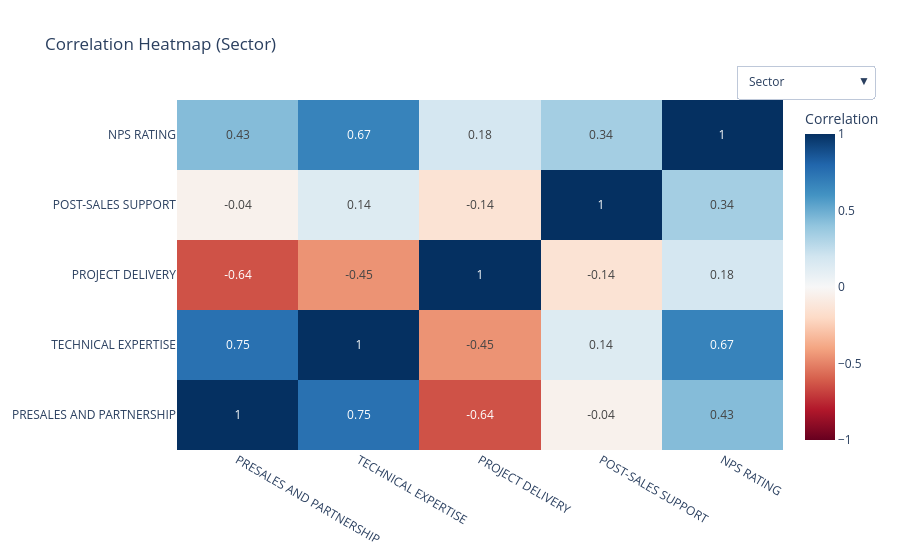

This figure's notebook cell:
### Code cell
import plotly.graph_objects as go

service_cols = [
    "PRESALES AND PARTNERSHIP",
    "TECHNICAL EXPERTISE",
    "PROJECT DELIVERY",
    "POST-SALES SUPPORT",
    "NPS RATING"
]
segmentations = {
    "Sector": "SECTOR",
    "Client Type": "TYPE",
    "Organisation Size": "STAFF STRENGTH",
    "Country": "COUNTRY"
}

corr_matrices = {}

for label, col in segmentations.items():

    grouped = (
        df_merged
        .groupby(col)[service_cols]
        .mean()
    )

    corr_matrices[label] = grouped.corr()

default = "Sector"

corr = corr_matrices[default]

fig = go.Figure()

fig.add_trace(

    go.Heatmap(

        z=corr.values,
        x=corr.columns,
        y=corr.columns,

        colorscale="RdBu",
        zmin=-1,
        zmax=1,

        text=round(corr,2).values,
        texttemplate="%{text}",

        colorbar=dict(title="Correlation")

    )

)
buttons = []

for label in corr_matrices:

    corr = corr_matrices[label]

    buttons.append(

        dict(

            label=label,

            method="update",

            args=[

                {
                    "z":[corr.values],
                    "text":[round(corr,2).values],
                    "x":[corr.columns],
                    "y":[corr.columns]
                },

                {
                    "title":f"Correlation Heatmap ({label})"
                }

            ]

        )

    )
fig.update_layout(

    title="Correlation Heatmap (Sector)",

    updatemenus=[

        dict(

            buttons=buttons,

            direction="down",

            x=1.15,

            y=1.1,

            showactive=True

        )

    ],

    template="plotly_white"

)

fig.show()

### Figure 1 — Plotly figure (JSON) as saved in the notebook; plotly's stock layout.template omitted (floating-point values rounded to 4 significant figures)
{"data": [{"colorbar": {"title": {"text": "Correlation"}}, "colorscale": [[0, "rgb(103,0,31)"], [0.1, "rgb(178,24,43)"], [0.2, "rgb(214,96,77)"], [0.3, "rgb(244,165,130)"], [0.4, "rgb(253,219,199)"], [0.5, "rgb(247,247,247)"], [0.6, "rgb(209,229,240)"], [0.7, "rgb(146,197,222)"], [0.8, "rgb(67,147,195)"], [0.9, "rgb(33,102,172)"], [1, "rgb(5,48,97)"]], "text": [[1, 0.75, -0.64, -0.04, 0.43], [0.75, 1, -0.45, 0.14, 0.67], [-0.64, -0.45, 1, -0.14, 0.18], [-0.04, 0.14, -0.14, 1, 0.34], [0.43, 0.67, 0.18, 0.34, 1]], "texttemplate": "%{text}", "type": "heatmap", "x": ["PRESALES AND PARTNERSHIP", "TECHNICAL EXPERTISE", "PROJECT DELIVERY", "POST-SALES SUPPORT", "NPS RATING"], "y": ["PRESALES AND PARTNERSHIP", "TECHNICAL EXPERTISE", "PROJECT DELIVERY", "POST-SALES SUPPORT", "NPS RATING"], "z": [[1, 0.753, -0.6377, -0.04499, 0.4341], [0.753, 1, -0.4514, 0.1363, 0.6716], [-0.6377, -0.4514, 1, -0.144, 0.1766], [-0.04499, 0.1363, -0.144, 1, 0.3442], [0.4341, 0.6716, 0.1766, 0.3442, 1]], "zmax": 1, "zmin": -1}], "layout": {"title": {"text": "Correlation Heatmap (Sector)"}, "updatemenus": [{"buttons": [{"args": [{"text": [[[1, 0.75, -0.64, -0.04, 0.43], [0.75, 1, -0.45, 0.14, 0.67], [-0.64, -0.45, 1, -0.14, 0.18], [-0.04, 0.14, -0.14, 1, 0.34], [0.43, 0.67, 0.18, 0.34, 1]]], "x": [["PRESALES AND PARTNERSHIP", "TECHNICAL EXPERTISE", "PROJECT DELIVERY", "POST-SALES SUPPORT", "NPS RATING"]], "y": [["PRESALES AND PARTNERSHIP", "TECHNICAL EXPERTISE", "PROJECT DELIVERY", "POST-SALES SUPPORT", "NPS RATING"]], "z": [[[1, 0.753, -0.6377, -0.04499, 0.4341], [0.753, 1, -0.4514, 0.1363, 0.6716], [-0.6377, -0.4514, 1, -0.144, 0.1766], [-0.04499, 0.1363, -0.144, 1, 0.3442], [0.4341, 0.6716, 0.1766, 0.3442, 1]]]}, {"title": "Correlation Heatmap (Sector)"}], "label": "Sector", "method": "update"}, {"args": [{"text": [[[1, 0.96, -0.15, -0.83, -0.58], [0.96, 1, 0.15, -0.64, -0.31], [-0.15, 0.15, 1, 0.67, 0.89], [-0.83, -0.64, 0.67, 1, 0.93], [-0.58, -0.31, 0.89, 0.93, 1]]], "x": [["PRESALES AND PARTNERSHIP", "TECHNICAL EXPERTISE", "PROJECT DELIVERY", "POST-SALES SUPPORT", "NPS RATING"]], "y": [["PRESALES AND PARTNERSHIP", "TECHNICAL EXPERTISE", "PROJECT DELIVERY", "POST-SALES SUPPORT", "NPS RATING"]], "z": [[[1, 0.9557, -0.1498, -0.8347, -0.5791], [0.9557, 1, 0.1479, -0.6356, -0.3134], [-0.1498, 0.1479, 1, 0.6695, 0.8928], [-0.8347, -0.6356, 0.6695, 1, 0.9323], [-0.5791, -0.3134, 0.8928, 0.9323, 1]]]}, {"title": "Correlation Heatmap (Client Type)"}], "label": "Client Type", "method": "update"}, {"args": [{"text": [[[1, 0.73, -0.17, -0.8, -0.01], [0.73, 1, 0.55, -0.17, 0.68], [-0.17, 0.55, 1, 0.73, 0.99], [-0.8, -0.17, 0.73, 1, 0.61], [-0.01, 0.68, 0.99, 0.61, 1]]], "x": [["PRESALES AND PARTNERSHIP", "TECHNICAL EXPERTISE", "PROJECT DELIVERY", "POST-SALES SUPPORT", "NPS RATING"]], "y": [["PRESALES AND PARTNERSHIP", "TECHNICAL EXPERTISE", "PROJECT DELIVERY", "POST-SALES SUPPORT", "NPS RATING"]], "z": [[[1, 0.7308, -0.1656, -0.7964, -0.009644], [0.7308, 1, 0.5521, -0.1692, 0.6755], [-0.1656, 0.5521, 1, 0.7283, 0.9877], [-0.7964, -0.1692, 0.7283, 1, 0.6124], [-0.009644, 0.6755, 0.9877, 0.6124, 1]]]}, {"title": "Correlation Heatmap (Organisation Size)"}], "label": "Organisation Size", "method": "update"}, {"args": [{"text": [[[1, 0.34, 0.31, -0.06, 0.57], [0.34, 1, 0.95, -0.21, 0.92], [0.31, 0.95, 1, -0.47, 0.79], [-0.06, -0.21, -0.47, 1, 0.05], [0.57, 0.92, 0.79, 0.05, 1]]], "x": [["PRESALES AND PARTNERSHIP", "TECHNICAL EXPERTISE", "PROJECT DELIVERY", "POST-SALES SUPPORT", "NPS RATING"]], "y": [["PRESALES AND PARTNERSHIP", "TECHNICAL EXPERTISE", "PROJECT DELIVERY", "POST-SALES SUPPORT", "NPS RATING"]], "z": [[[1, 0.3435, 0.3086, -0.05519, 0.5699], [0.3435, 1, 0.9508, -0.2143, 0.9242], [0.3086, 0.9508, 1, -0.4674, 0.7913], [-0.05519, -0.2143, -0.4674, 1, 0.045], [0.5699, 0.9242, 0.7913, 0.045, 1]]]}, {"title": "Correlation Heatmap (Country)"}], "label": "Country", "method": "update"}], "direction": "down", "showactive": true, "x": 1.15, "y": 1.1}]}}
